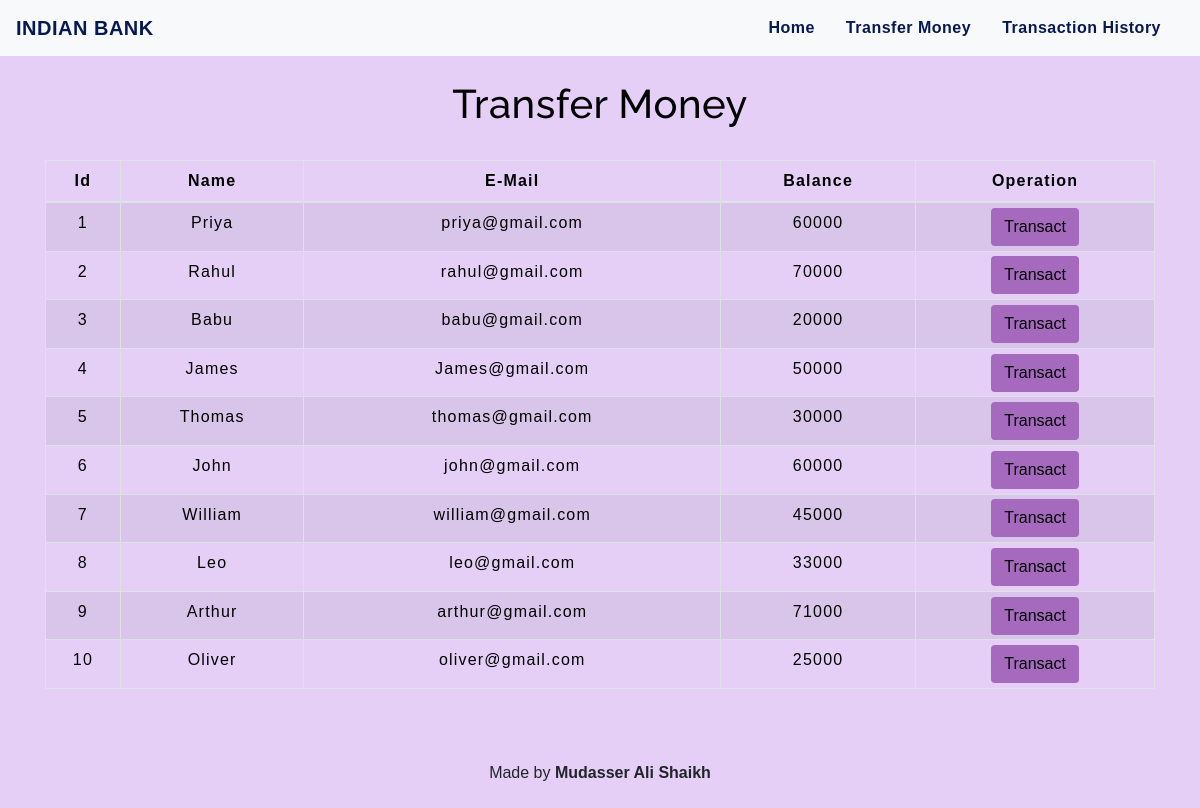
The app's page /transfermoney.php with its own data.
### tables this page shows
CREATE TABLE `users` (
  `id` int(3) NOT NULL,
  `name` text NOT NULL,
  `email` varchar(30) NOT NULL,
  `balance` int(8) NOT NULL
);

### transfermoney.php (the view, shortened to what this page needs)
<!DOCTYPE html>
<html lang="en">
<head>
    <link rel="stylesheet" href="https://maxcdn.bootstrapcdn.com/bootstrap/4.0.0/css/bootstrap.min.css">
    <link rel="stylesheet" type="text/css" href="css/table.css">
    <link rel="stylesheet" type="text/css" href="css/navbar.css">
</head>
<body style="background-color : #E5CFF7;">
<?php
    include 'config.php';
    $sql = "SELECT * FROM users";
    $result = mysqli_query($conn,$sql);
?>
<?php
  include 'navbar.php';
?>
<div class="container">
        <h2 class="text-center pt-4" style="color : black;">Transfer Money</h2>
        <br>
            <div class="row">
                <div class="col">
                    <div class="table-responsive-sm">
                    <table class="table table-hover table-sm table-striped table-condensed table-bordered" style="border-color:black;">
                        <thead style="color : black;">
                            <tr>
                            <th scope="col" class="text-center py-2">Id</th>
                            <th scope="col" class="text-center py-2">Name</th>
                            <th scope="col" class="text-center py-2">E-Mail</th>
                            <th scope="col" class="text-center py-2">Balance</th>
                            <th scope="col" class="text-center py-2">Operation</th>
                            </tr>
                        </thead>
                        <tbody>
                <?php
                    while($rows=mysqli_fetch_assoc($result)){
                ?>
                    <tr style="color : black;">
                        <td class="py-2"><?php echo $rows['id'] ?></td>
                        <td class="py-2"><?php echo $rows['name']?></td>
                        <td class="py-2"><?php echo $rows['email']?></td>
                        <td class="py-2"><?php echo $rows['balance']?></td>
                        <td><a href="selecteduserdetail.php?id= <?php echo $rows['id'] ;?>"> <button type="button" class="btn" style="background-color : #A569BD;">Transact</button></a></td>
                    </tr>
                <?php
                    }
                ?>
                        </tbody>
                    </table>
                    </div>
                </div>
            </div>
         </div>
         <footer class="text-center mt-5 py-2">
         <p>Made by <b>Mudasser Ali Shaikh</b></p>
         </footer>
</body>
</html>

### navbar.php (shortened to what this page needs)
<nav style="color: #3085C3"class="navbar navbar-expand-md navbar-light bg-light">
      <a class="navbar-brand" href="index.php" style="color : #071952;"><b>INDIAN BANK</b></a>
      <div class="collapse navbar-collapse " id="collapsibleNavbar">
            <ul class="navbar-nav ml-auto">
              <li class="nav-item">
                <a class="nav-link" href="index.php" style="color : #071952;"><b>Home</b></a>
              </li>
              <li class="nav-item">
                <a class="nav-link" href="transfermoney.php" style="color : #071952;"><b>Transfer Money</b></a>
              </li>
              <li class="nav-item">
                <a class="nav-link" href="transactionhistory.php" style="color : #071952;"><b>Transaction History</b></a>
              </li>
          </div>
</nav>

### css/table.css (style rules this page uses)
* { padding: 0; margin: 0; box-sizing: border-box; font-family: sans-serif; }
h2 { font-size: 40px; }
table { letter-spacing: 1.2px; }
td { text-align: center; }
button { border:none; background: #d9d9d9; transition: 1s; }

### css/navbar.css (style rules this page uses)
.nav-link { margin-right: 15px; color:#2F363F; letter-spacing: 0.5px; transition: 0.5s; }
.navbar-brand { color: #4C4B4B; letter-spacing: 0.5px; }
h2 { color: #4C4B4B; letter-spacing: 0.5px; font-family: raleway; }

### transfermoney.php (style rules this page uses)
button { transition: 1.5s; }

### records on screen
users: id "1", name "Priya", email "priya@gmail.com", balance "60000"
users: id "2", name "Rahul", email "rahul@gmail.com", balance "70000"
users: id "3", name "Babu", email "babu@gmail.com", balance "20000"
users: id "4", name "James", email "James@gmail.com", balance "50000"
users: id "5", name "Thomas", email "thomas@gmail.com", balance "30000"
users: id "6", name "John", email "john@gmail.com", balance "60000"
users: id "7", name "William", email "william@gmail.com", balance "45000"
users: id "8", name "Leo", email "leo@gmail.com", balance "33000"
users: id "9", name "Arthur", email "arthur@gmail.com", balance "71000"
users: id "10", name "Oliver", email "oliver@gmail.com", balance "25000"
